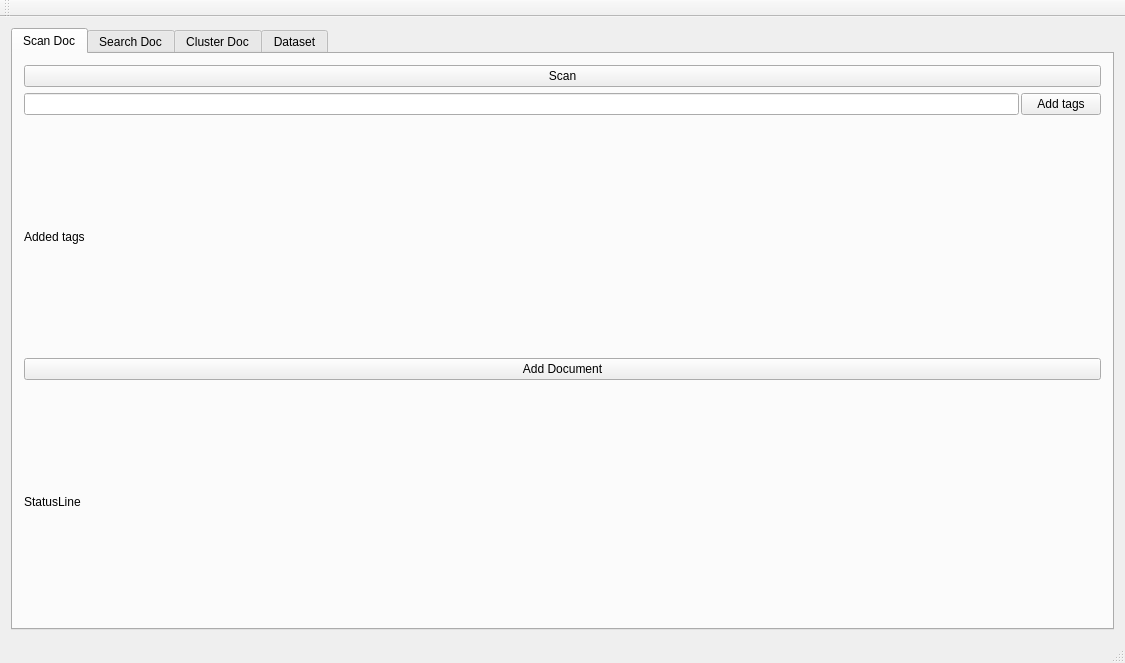
<?xml version="1.0" encoding="UTF-8"?>
<ui version="4.0">
 <class>MainWindow</class>
 <widget class="QMainWindow" name="MainWindow">
  <property name="geometry">
   <rect>
    <x>0</x>
    <y>0</y>
    <width>1125</width>
    <height>663</height>
   </rect>
  </property>
  <property name="windowTitle">
   <string>MainWindow</string>
  </property>
  <widget class="QWidget" name="centralWidget">
   <layout class="QVBoxLayout" name="verticalLayout">
    <item>
     <layout class="QVBoxLayout" name="verticalLayout_2">
      <item>
       <widget class="QTabWidget" name="TAB">
        <property name="sizePolicy">
         <sizepolicy hsizetype="Expanding" vsizetype="Expanding">
          <horstretch>0</horstretch>
          <verstretch>0</verstretch>
         </sizepolicy>
        </property>
        <property name="currentIndex">
         <number>0</number>
        </property>
        <widget class="QWidget" name="SCAN">
         <attribute name="title">
          <string>Scan Doc</string>
         </attribute>
         <layout class="QVBoxLayout" name="verticalLayout_3">
          <item>
           <layout class="QVBoxLayout" name="SCAN_Verical">
            <property name="spacing">
             <number>6</number>
            </property>
            <item>
             <widget class="QPushButton" name="ScanButton">
              <property name="text">
               <string>Scan</string>
              </property>
             </widget>
            </item>
            <item>
             <layout class="QHBoxLayout" name="horizontalLayout">
              <property name="spacing">
               <number>2</number>
              </property>
              <item>
               <layout class="QGridLayout" name="gridBrowser">
                <property name="horizontalSpacing">
                 <number>2</number>
                </property>
                <property name="verticalSpacing">
                 <number>1</number>
                </property>
               </layout>
              </item>
             </layout>
            </item>
            <item>
             <layout class="QHBoxLayout" name="TagLayout">
              <property name="spacing">
               <number>2</number>
              </property>
              <item>
               <widget class="QLineEdit" name="Tag">
                <property name="text">
                 <string/>
                </property>
               </widget>
              </item>
              <item>
               <widget class="QPushButton" name="AddTag">
                <property name="text">
                 <string>Add tags</string>
                </property>
               </widget>
              </item>
             </layout>
            </item>
            <item>
             <widget class="QLabel" name="DogTags">
              <property name="text">
               <string>Added tags</string>
              </property>
             </widget>
            </item>
            <item>
             <widget class="QPushButton" name="AddDoc">
              <property name="text">
               <string>Add Document</string>
              </property>
             </widget>
            </item>
            <item>
             <widget class="QLabel" name="StatusLine">
              <property name="text">
               <string>StatusLine</string>
              </property>
             </widget>
            </item>
           </layout>
          </item>
         </layout>
        </widget>
        <widget class="QWidget" name="SEARCH">
         <attribute name="title">
          <string>Search Doc</string>
         </attribute>
        </widget>
        <widget class="QWidget" name="CLUSTER">
         <attribute name="title">
          <string>Cluster Doc</string>
         </attribute>
        </widget>
        <widget class="QWidget" name="DATASET">
         <attribute name="title">
          <string>Dataset</string>
         </attribute>
        </widget>
       </widget>
      </item>
     </layout>
    </item>
   </layout>
  </widget>
  <widget class="QMenuBar" name="menuBar">
   <property name="geometry">
    <rect>
     <x>0</x>
     <y>0</y>
     <width>1125</width>
     <height>21</height>
    </rect>
   </property>
  </widget>
  <widget class="QToolBar" name="mainToolBar">
   <attribute name="toolBarArea">
    <enum>TopToolBarArea</enum>
   </attribute>
   <attribute name="toolBarBreak">
    <bool>false</bool>
   </attribute>
  </widget>
  <widget class="QStatusBar" name="statusBar"/>
 </widget>
 <layoutdefault spacing="6" margin="11"/>
 <resources/>
 <connections/>
</ui>
